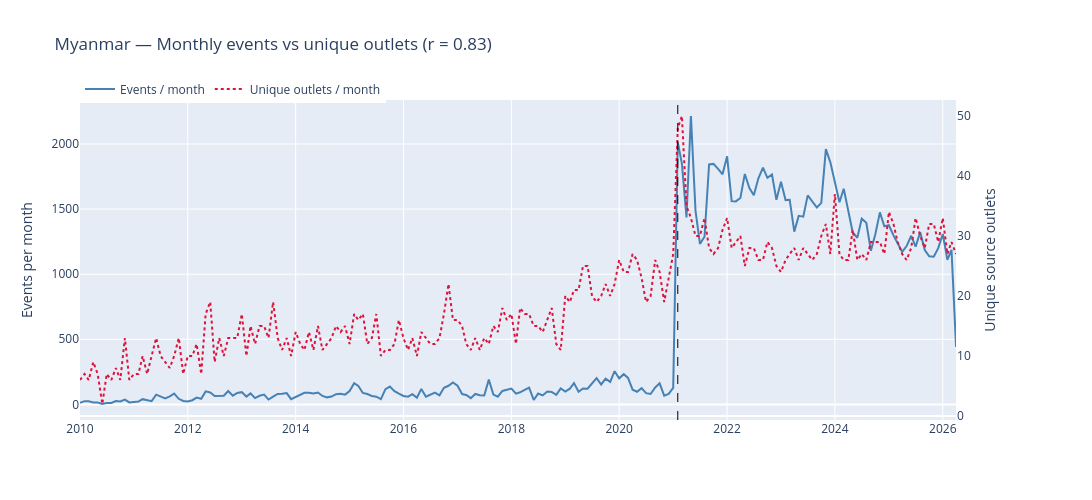

Source (notebook cell):
### Code cell
# Plot 1: events vs unique outlets over time (dual axis)
fig = make_subplots(specs=[[{'secondary_y': True}]])

fig.add_trace(
    go.Scatter(x=monthly['month_dt'], y=monthly['n_events'],
               name='Events / month', line=dict(color='steelblue', width=2)),
    secondary_y=False
)
fig.add_trace(
    go.Scatter(x=monthly['month_dt'], y=monthly['unique_outlets'],
               name='Unique outlets / month', line=dict(color='crimson', width=2, dash='dot')),
    secondary_y=True
)
fig.add_vline(x=str(COUP_DATE.date()), line_dash='dash', line_color='black', line_width=1)

fig.update_layout(
    title=f'Myanmar — Monthly events vs unique outlets (r = {r_events_outlets:.2f})',
    hovermode='x unified', width=1200, height=500,
    legend=dict(orientation='h', y=1.08)
)
fig.update_yaxes(title_text='Events per month', secondary_y=False)
fig.update_yaxes(title_text='Unique source outlets', secondary_y=True, showgrid=False)
fig.show()

### Figure 1 — Plotly figure (JSON) as saved in the notebook; plotly's stock layout.template omitted (floating-point values rounded to 4 significant figures; data arrays with more than 128 entries replaced by an {"elided": "..."} marker saying what was removed)
{"data": [{"line": {"color": "steelblue", "width": 2}, "name": "Events / month", "type": "scatter", "x": {"elided": "196 str values"}, "xaxis": "x", "y": {"elided": "196 int values"}, "yaxis": "y"}, {"line": {"color": "crimson", "dash": "dot", "width": 2}, "name": "Unique outlets / month", "type": "scatter", "x": {"elided": "196 str values"}, "xaxis": "x", "y": {"elided": "196 int values"}, "yaxis": "y2"}], "layout": {"height": 500, "hovermode": "x unified", "legend": {"orientation": "h", "y": 1.08}, "shapes": [{"line": {"color": "black", "dash": "dash", "width": 1}, "type": "line", "x0": "2021-02-01", "x1": "2021-02-01", "xref": "x", "y0": 0, "y1": 1, "yref": "y domain"}], "title": {"text": "Myanmar — Monthly events vs unique outlets (r = 0.83)"}, "width": 1200, "xaxis": {"anchor": "y", "domain": [0, 0.94]}, "yaxis": {"anchor": "x", "domain": [0, 1], "title": {"text": "Events per month"}}, "yaxis2": {"anchor": "x", "overlaying": "y", "showgrid": false, "side": "right", "title": {"text": "Unique source outlets"}}}}
